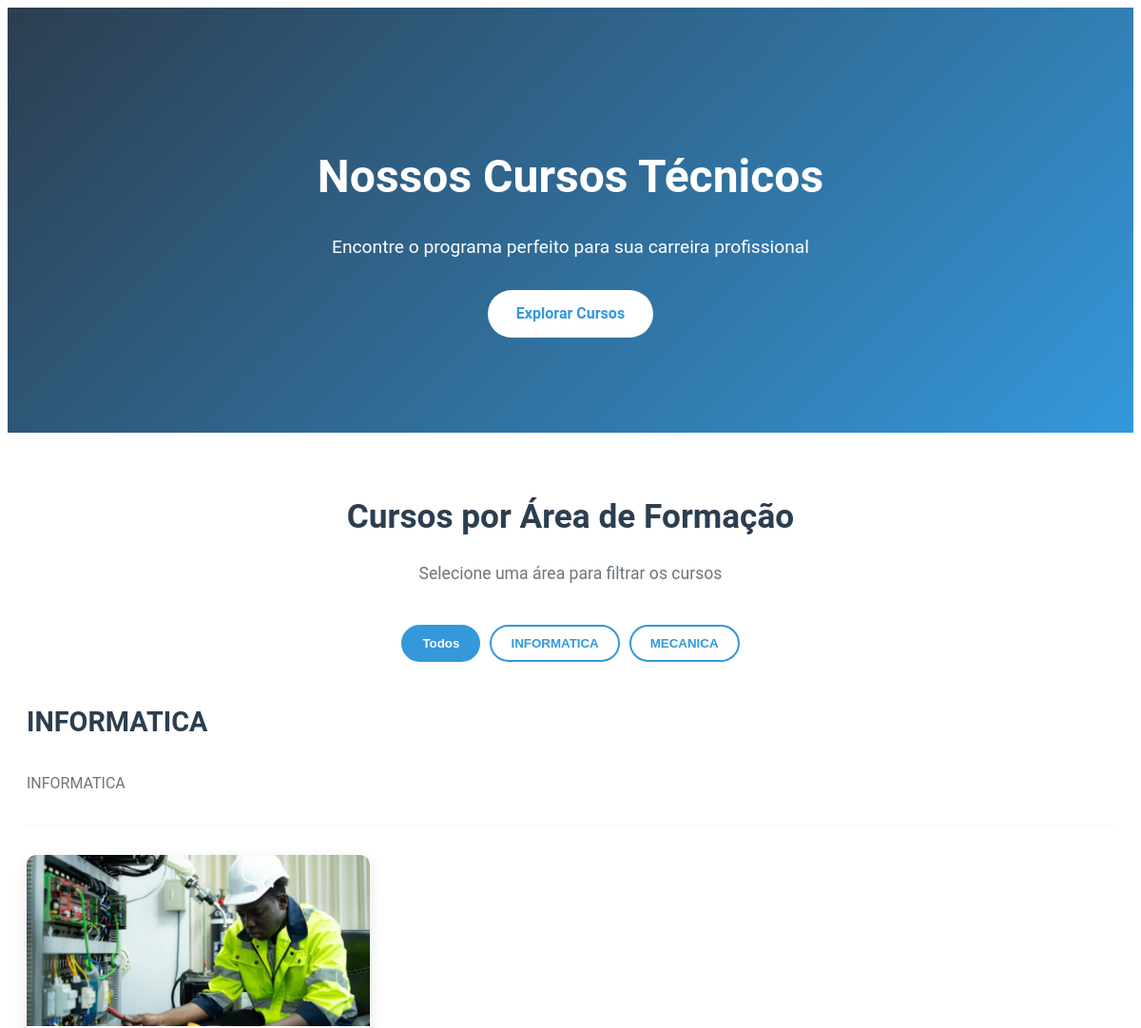
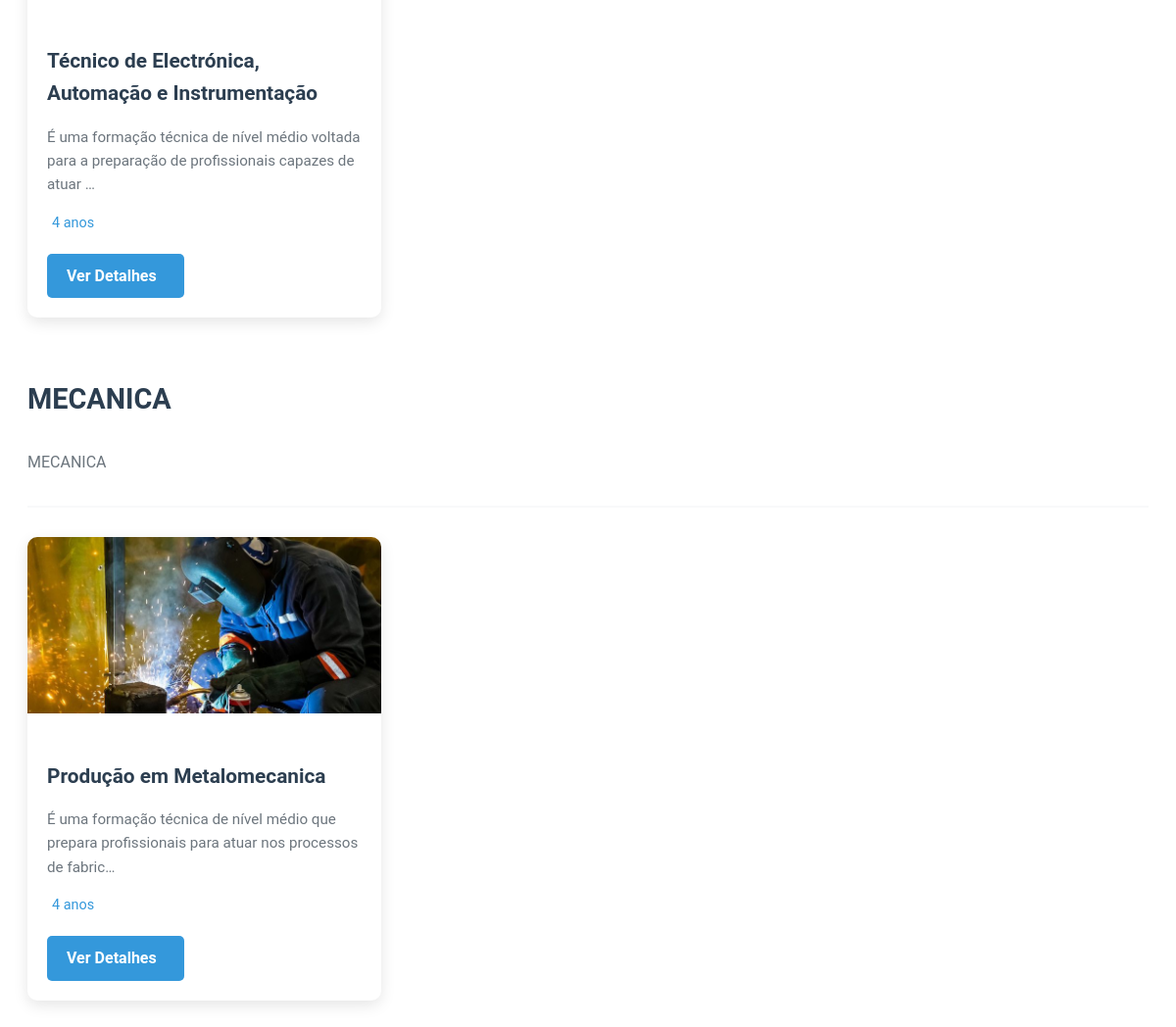
Screenshot of /auth/todos_cursos/ with the database file from the repository (2 pictures, top to bottom).
### inscricoes/models.py (models this page shows, shortened)
class Area(models.Model):
    nome = models.CharField(max_length=255, verbose_name="Nome da Área")
    descricao = models.TextField(verbose_name="Descrição da Área", blank=True, null=True)
    class Meta:
        verbose_name = 'Área'
        verbose_name_plural = 'Áreas'

class Curso(models.Model):
    area = models.ForeignKey(
        Area,
        on_delete=models.SET_NULL,
        verbose_name="Área do Curso",
        null=True,
        blank=True
    )
    nome = models.CharField(max_length=255, verbose_name="Nome do Curso")
    descricao = models.TextField(verbose_name="Descrição do Curso")
    duracao = models.CharField(max_length=50, verbose_name="Duração")
    imagem = models.ImageField(upload_to='cursos/', verbose_name="Imagem do Curso")
    destaque = models.BooleanField(default=False, verbose_name="Destaque (Novo/Popular)")
    class Meta:
        verbose_name = 'Curso'
        verbose_name_plural = 'Cursos'

### inscricoes/views.py (the view)
# urls.py: path('todos_cursos/', views.todos_cursos, name='todos_cursos'),
def todos_cursos(request):
    areas = Area.objects.all()
    areas_com_cursos = []
    for area in areas:
        areas_com_cursos.append({
            'area': area,
            'cursos': Curso.objects.filter(area=area)
        })
    context = {
        'areas_com_cursos': areas_com_cursos
    }
    return render(request, 'cursos.html', context)

### inscricoes/templates/cursos.html (shortened to what this page needs)
<!DOCTYPE html>
<html lang="en">
<head>
</head>
<body>
    <section class="courses-page">
        <div class="courses-hero">
            <div class="hero-content">
                <h1>Nossos Cursos Técnicos</h1>
                <p>Encontre o programa perfeito para sua carreira profissional</p>
                <a href="#areas" class="cta-button">Explorar Cursos</a>
            </div>
        </div>
        <div class="container" id="areas">
            <div class="section-header">
                <h2>Cursos por Área de Formação</h2>
                <p>Selecione uma área para filtrar os cursos</p>
            </div>
            <div class="area-filters">
                <button class="filter-btn active" data-filter="all">Todos</button>
                {% for area_data in areas_com_cursos %}
                    <button class="filter-btn" data-filter="area-{{ area_data.area.id }}">
                        {{ area_data.area.nome }}
                    </button>
                {% endfor %}
            </div>
            <div class="courses-container">
                {% for area_data in areas_com_cursos %}
                <div class="area-section" id="area-{{ area_data.area.id }}">
                    <div class="area-header">
                        <h3>
                            {{ area_data.area.nome }}
                        </h3>
                        {% if area_data.area.descricao %}
                        <p>{{ area_data.area.descricao }}</p>
                        {% endif %}
                    </div>
                    <div class="courses-grid">
                        {% for curso in area_data.cursos %}
                        <div class="course-card">
                            <div class="card-image">
                                <img src="{{ curso.imagem.url }}" alt="{{ curso.nome }}">
                            </div>
                            <div class="card-content">
                                <h4>{{ curso.nome }}</h4>
                                <p class="description">{{ curso.descricao|truncatechars:100 }}</p>
                                <div class="course-meta">
                                    <span class="duration">
                                         {{ curso.duracao }}
                                    </span>
                                </div>
                            </div>
                            <div class="card-actions">
                                <a href="{% url 'detalhe_curso' curso.id %}" class="details-btn">
                                    Ver Detalhes
                                </a>
                            </div>
                        </div>
                        {% empty %}
                        <div class="empty-area">
                            <p>Nenhum curso disponível nesta área no momento.</p>
                        </div>
                        {% endfor %}
                    </div>
                </div>
                {% endfor %}
            </div>
        </div>
    </section>
</body>
</html>

### inscricoes/templates/cursos.html (style rules this page uses)
:root { --primary-color: #3498db; --secondary-color: #2c3e50; --accent-color: #e74c3c; --light-gray: #f8f9fa; --dark-gray: #343a40; --text-color: #333; --text-light: #6c757d; }
.courses-page { font-family: 'Roboto', sans-serif; color: var(--text-color); line-height: 1.6; }
.container { max-width: 1200px; margin: 0 auto; padding: 0 20px; }
.courses-hero { background: linear-gradient(135deg, var(--secondary-color), var(--primary-color)); color: white; padding: 100px 0; text-align: center; position: relative; overflow: hidden; }
.hero-content { position: relative; z-index: 2; }
.courses-hero h1 { font-size: 3rem; margin-bottom: 20px; font-weight: 700; }
.courses-hero p { font-size: 1.2rem; margin-bottom: 30px; max-width: 600px; margin-left: auto; margin-right: auto; }
.cta-button { display: inline-block; background-color: white; color: var(--primary-color); padding: 12px 30px; border-radius: 50px; text-decoration: none; font-weight: 600; transition: all 0.3s ease; }
.section-header { text-align: center; margin: 60px 0 40px; }
.section-header h2 { font-size: 2.2rem; color: var(--secondary-color); margin-bottom: 15px; }
.section-header p { color: var(--text-light); font-size: 1.1rem; }
.area-filters { display: flex; flex-wrap: wrap; gap: 10px; justify-content: center; margin-bottom: 40px; }
.filter-btn { padding: 10px 20px; border: 2px solid var(--primary-color); background: none; color: var(--primary-color); border-radius: 50px; cursor: pointer; font-weight: 600; transition: all 0.3s ease; display: flex; align-items: center; gap: 8px; }
.filter-btn:hover, .filter-btn.active { background-color: var(--primary-color); color: white; }
.area-section { margin-bottom: 60px; }
.area-header { margin-bottom: 30px; padding-bottom: 15px; border-bottom: 2px solid var(--light-gray); }
.area-header h3 { font-size: 1.8rem; color: var(--secondary-color); display: flex; align-items: center; gap: 10px; }
.area-header p { color: var(--text-light); margin-top: 10px; }
.courses-grid { display: grid; grid-template-columns: repeat(auto-fill, minmax(280px, 1fr)); gap: 30px; }
.course-card { background: white; border-radius: 10px; overflow: hidden; box-shadow: 0 5px 15px rgba(0, 0, 0, 0.1); transition: transform 0.3s ease, box-shadow 0.3s ease; display: flex; flex-direction: column; }
.card-image { position: relative; height: 180px; overflow: hidden; }
.card-image img { width: 100%; height: 100%; object-fit: cover; transition: transform 0.5s ease; }
.card-content { padding: 20px; flex-grow: 1; }
.card-content h4 { font-size: 1.3rem; margin-bottom: 10px; color: var(--secondary-color); }
.description { color: var(--text-light); margin-bottom: 15px; font-size: 0.95rem; }
.course-meta { display: flex; align-items: center; color: var(--primary-color); font-size: 0.9rem; margin-top: 15px; }
.card-actions { padding: 0 20px 20px; }
.details-btn { display: inline-flex; align-items: center; gap: 8px; background-color: var(--primary-color); color: white; padding: 10px 20px; border-radius: 5px; text-decoration: none; font-weight: 600; transition: background-color 0.3s ease; }

### rows the page displays
Area: area.nome "INFORMATICA", area.descricao "INFORMATICA"
Area: area.nome "MECANICA", area.descricao "MECANICA"
Curso: imagem (picture), nome "Técnico de Electrónica, Automação e Instrumentação", descricao "É uma formação técnica de nível médio voltada para a preparação de profissionais capazes de atuar …", duracao "4 anos"
Curso: imagem (picture), nome "Produção em Metalomecanica", descricao "É uma formação técnica de nível médio que prepara profissionais para atuar nos processos de fabric…", duracao "4 anos"
